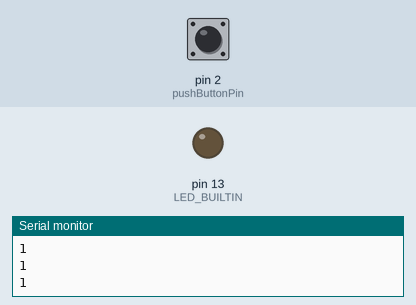
This sketch was run on a simulated Arduino Uno, built with avr-gcc and run on an emulated ATmega328P. Shown: output pins drawn as LEDs (lit = HIGH), the last lines printed to the serial monitor. The inputs (shaded band) are chosen by the test bench; at power-on: pin 2 (pushButtonPin) HIGH.

Above: at 1.2 s.
1.3 s: pin 2 (pushButtonPin) pulled LOW for 0.15 s
At 2.3 s:
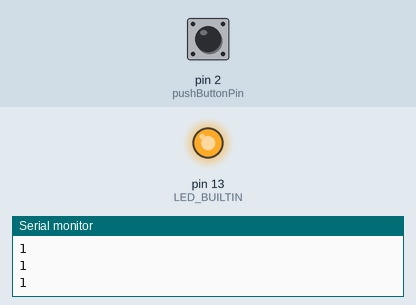
2.9 s: pin 2 (pushButtonPin) pulled LOW for 1 s
At 4.4 s:
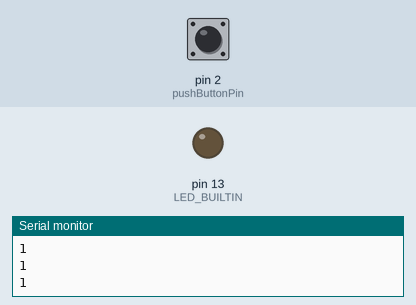
5.4 s: pin 2 (pushButtonPin) pulled LOW for 3.2 s
At 6.2 s:
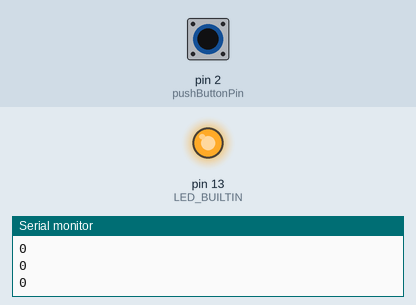
Timing chart, 0 to 8.4 s (numbered marks = the images above; inputs shaded):
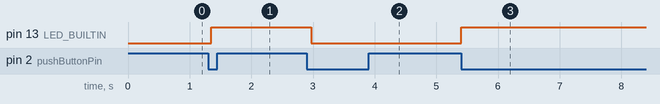

The sketch:

push-button-toggle-wout-debouncing.ino
```cpp
/*
 * PUSH BUTTON TOGGLE WITHOUT DEBOUNCING
 * =====================================
 * Detect the push of a button and toggle the state of the bultin LED
 *  but without debouncing.
 *
 * Note: push buttons are momentary switches.
 * Note: with a pull-down resistor which is not the smartest choice.
 *
 * The debouncing is mean to solve the issue due to the fact that
 *  the transition of voltage from LOW to HIGH (or the oppsite) when
 *  pushing a button is not instantaneous and the reading can happen
 *  during this transition. This introduces noise.
 * It is actually not really a big issue, it can be totally ignored.
 * It is not an issue at all if we keep track of the previous state
 *  and we consider the button triggered when it goes HIGH > LOW.
 * To know more about this issue:
 *  https://projecthub.arduino.cc/ronbentley1/understanding-and-using-button-switches-4fa481
 *
 * PROS
 * ----
 * - Simple. The best choice if you don't want to use interrupts, nor a lib.
 * - It doesn't use debouncing, but debouncing is unnecessary if we keep
 *    track of the previous state and we consider the button triggered when
 *    it goes HIGH > LOW.
 * CONS
 * ----
 * - Not as effcient as the version with interrupts and debouncing, maybe with a lib.
 *
 * Docs:
 *  - https://docs.arduino.cc/built-in-examples/basics/DigitalReadSerial/
 *  - https://docs.arduino.cc/built-in-examples/digital/Button/
 */

const int pushButtonPin = 2;

bool lastIsButtonPressed = false;
bool isLedOn = false;

void setup() {
  Serial.begin(57600);
  pinMode(pushButtonPin, INPUT);
  // Declare the integrated LED as output;
  pinMode(LED_BUILTIN, OUTPUT);
}

bool isButtonTriggered() {
  bool isButtonPressed = digitalRead(pushButtonPin);
  Serial.println(isButtonPressed);

  // Toggle the LED only after releasing the button so
  //  during the transition ON > OFF. Otherwise holding the
  //  button would cause flickering.
  if (!isButtonPressed && lastIsButtonPressed) {
    lastIsButtonPressed = isButtonPressed;
    return true;
  }

  lastIsButtonPressed = isButtonPressed;
  return false;
}

void loop() {
  if (isButtonTriggered()) {
    isLedOn = !isLedOn;
    digitalWrite(LED_BUILTIN, isLedOn);
  }

  // A delay of 90-100 is ok if the button is not meant to be pressed fastly.
  // Otherwise a lower value, like 50.
  delay(90);
}
```

Measured:
- after the input at 1.3 s, pin 13 (LED_BUILTIN): LOW → HIGH after 0.05 s
- after the input at 2.9 s, pin 13 (LED_BUILTIN): HIGH → LOW after 0.07 s
- after the input at 5.4 s, pin 13 (LED_BUILTIN): LOW → HIGH at once
